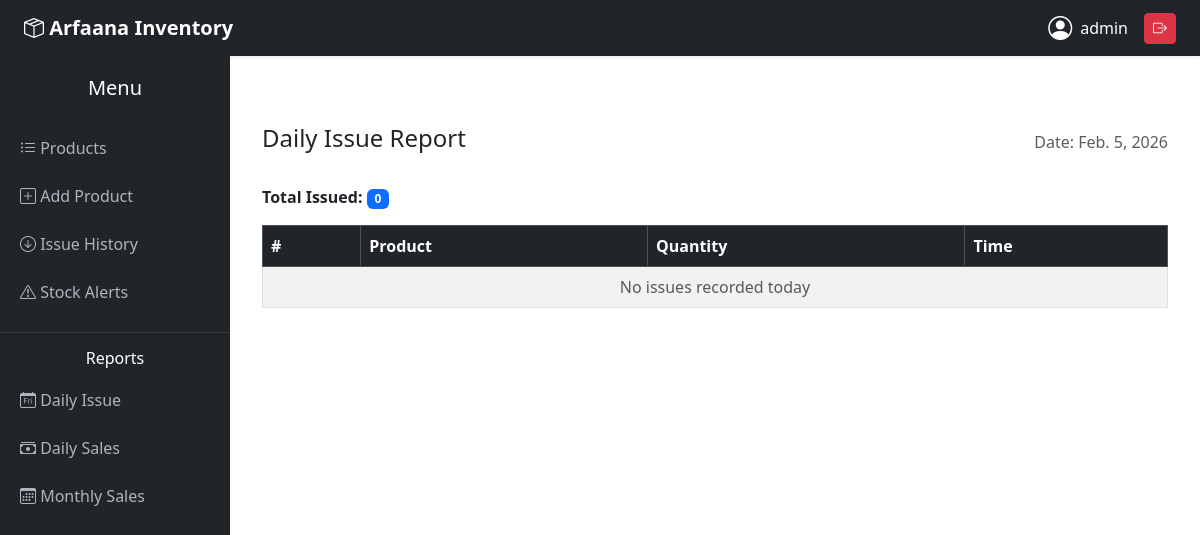
The page /daily-report/ (signed in) on the database as committed earlier.
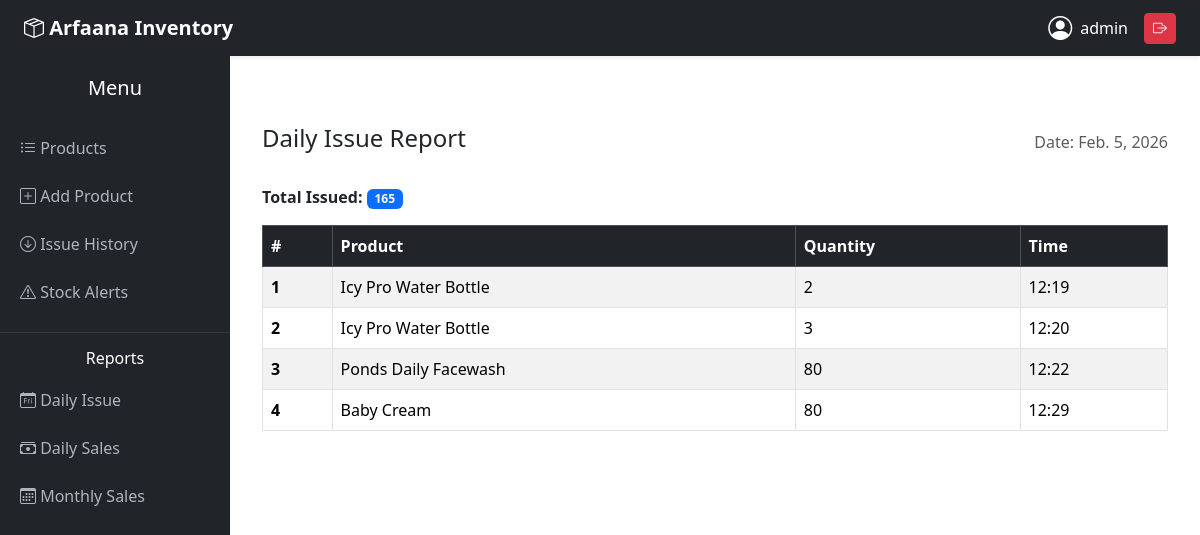
The same page on the database as committed later.
### products/models.py (models this page shows, shortened)
class Issue(models.Model):
    product = models.ForeignKey(Product, on_delete=models.CASCADE)
    issued_quantity = models.PositiveIntegerField()
    issued_date = models.DateTimeField(auto_now_add=True)

class Product(models.Model):
    name = models.CharField(max_length=100)
    unit_price = models.DecimalField(max_digits=10, decimal_places=2)
    quantity = models.PositiveIntegerField()
    total_price = models.DecimalField(max_digits=10, decimal_places=2, editable=False)
    created_date = models.DateTimeField(auto_now_add=True)

### products/views.py (the view)
# urls.py: path('daily-report/', views.daily_issue_report, name='daily_issue_report'),
@login_required
def daily_issue_report(request):
    today = now().date()
    issues = Issue.objects.filter(issued_date__date=today)
    total_issued = sum(i.issued_quantity for i in issues)
    return render(request, 'products/daily_issue_report.html', {
        'issues': issues,
        'total_issued': total_issued,
        'today': today
    })

### products/templates/products/daily_issue_report.html
{% extends 'products/base.html' %}
{% block content %}
<div class="container mt-5">
    <div class="d-flex justify-content-between align-items-center mb-4">
        <h4>Daily Issue Report</h4>
        <span class="text-muted">Date: {{ today }}</span>
    </div>
    <div class="mb-3">
        <p class="mb-0"><strong>Total Issued:</strong> <span class="badge bg-primary">{{ total_issued }}</span></p>
    </div>
    <div class="table-responsive">
        <table class="table table-striped table-hover table-bordered align-middle">
            <thead class="table-dark">
                <tr>
                    <th scope="col">#</th>
                    <th scope="col">Product</th>
                    <th scope="col">Quantity</th>
                    <th scope="col">Time</th>
                </tr>
            </thead>
            <tbody>
                {% for i in issues %}
                <tr>
                    <th scope="row">{{ forloop.counter }}</th>
                    <td>{{ i.product.name }}</td>
                    <td>{{ i.issued_quantity }}</td>
                    <td>{{ i.issued_date|time:"H:i" }}</td>
                </tr>
                {% empty %}
                <tr>
                    <td colspan="4" class="text-center text-muted">No issues recorded today</td>
                </tr>
                {% endfor %}
            </tbody>
        </table>
    </div>
</div>
{% endblock %}

Rows that differ between the two databases and show on the page:
added Issue: product.name "Icy Pro Water Bottle", issued_quantity "2", issued_date "12:19"
added Issue: product.name "Icy Pro Water Bottle", issued_quantity "3", issued_date "12:20"
added Issue: product.name "Ponds Daily Facewash", issued_quantity "80", issued_date "12:22"
added Issue: product.name "Baby Cream", issued_quantity "80", issued_date "12:29"
Other text that changed with them:
{{ total_issued }}: "0" → "165"
text no longer shown: "No issues recorded today"
